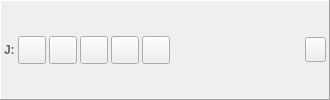
     <widget class="QFrame" name="horizontalFrame_10">
      <property name="enabled">
       <bool>true</bool>
      </property>
      <property name="sizePolicy">
       <sizepolicy hsizetype="Expanding" vsizetype="Fixed">
        <horstretch>0</horstretch>
        <verstretch>0</verstretch>
       </sizepolicy>
      </property>
      <property name="minimumSize">
       <size>
        <width>330</width>
        <height>0</height>
       </size>
      </property>
      <property name="contextMenuPolicy">
       <enum>Qt::ActionsContextMenu</enum>
      </property>
      <property name="autoFillBackground">
       <bool>false</bool>
      </property>
      <property name="frameShape">
       <enum>QFrame::Panel</enum>
      </property>
      <property name="frameShadow">
       <enum>QFrame::Raised</enum>
      </property>
      <layout class="QHBoxLayout" name="horizontalLayout_10">
       <property name="spacing">
        <number>3</number>
       </property>
       <property name="leftMargin">
        <number>3</number>
       </property>
       <property name="topMargin">
        <number>3</number>
       </property>
       <property name="rightMargin">
        <number>3</number>
       </property>
       <property name="bottomMargin">
        <number>3</number>
       </property>
       <item>
        <widget class="QLabel" name="label_24">
         <property name="enabled">
          <bool>true</bool>
         </property>
         <property name="sizePolicy">
          <sizepolicy hsizetype="Fixed" vsizetype="Fixed">
           <horstretch>0</horstretch>
           <verstretch>0</verstretch>
          </sizepolicy>
         </property>
         <property name="palette">
          <palette>
           <active>
            <colorrole role="WindowText">
             <brush brushstyle="SolidPattern">
              <color alpha="255">
               <red>104</red>
               <green>104</green>
               <blue>104</blue>
              </color>
             </brush>
            </colorrole>
           </active>
           <inactive>
            <colorrole role="WindowText">
             <brush brushstyle="SolidPattern">
              <color alpha="255">
               <red>104</red>
               <green>104</green>
               <blue>104</blue>
              </color>
             </brush>
            </colorrole>
           </inactive>
           <disabled>
            <colorrole role="WindowText">
             <brush brushstyle="SolidPattern">
              <color alpha="255">
               <red>120</red>
               <green>120</green>
               <blue>120</blue>
              </color>
             </brush>
            </colorrole>
           </disabled>
          </palette>
         </property>
         <property name="font">
          <font>
           <weight>75</weight>
           <bold>true</bold>
          </font>
         </property>
         <property name="text">
          <string>J:</string>
         </property>
         <property name="margin">
          <number>5</number>
         </property>
        </widget>
       </item>
       <item>
        <widget class="QToolButton" name="buttonMountDisk_10">
         <property name="enabled">
          <bool>true</bool>
         </property>
         <property name="minimumSize">
          <size>
           <width>28</width>
           <height>28</height>
          </size>
         </property>
         <property name="maximumSize">
          <size>
           <width>28</width>
           <height>28</height>
          </size>
         </property>
        </widget>
       </item>
       <item>
        <widget class="QToolButton" name="buttonMountFolder_10">
         <property name="enabled">
          <bool>true</bool>
         </property>
         <property name="minimumSize">
          <size>
           <width>28</width>
           <height>28</height>
          </size>
         </property>
         <property name="maximumSize">
          <size>
           <width>28</width>
           <height>28</height>
          </size>
         </property>
        </widget>
       </item>
       <item>
        <widget class="QToolButton" name="buttonSave_10">
         <property name="enabled">
          <bool>true</bool>
         </property>
         <property name="minimumSize">
          <size>
           <width>28</width>
           <height>28</height>
          </size>
         </property>
         <property name="maximumSize">
          <size>
           <width>28</width>
           <height>28</height>
          </size>
         </property>
         <property name="checkable">
          <bool>true</bool>
         </property>
        </widget>
       </item>
       <item>
        <widget class="QToolButton" name="autoSave_10">
         <property name="enabled">
          <bool>true</bool>
         </property>
         <property name="minimumSize">
          <size>
           <width>28</width>
           <height>28</height>
          </size>
         </property>
         <property name="maximumSize">
          <size>
           <width>28</width>
           <height>28</height>
          </size>
         </property>
         <property name="text">
          <string/>
         </property>
         <property name="checkable">
          <bool>false</bool>
         </property>
        </widget>
       </item>
       <item>
        <widget class="QToolButton" name="buttonEditDisk_10">
         <property name="enabled">
          <bool>true</bool>
         </property>
         <property name="minimumSize">
          <size>
           <width>28</width>
           <height>28</height>
          </size>
         </property>
         <property name="maximumSize">
          <size>
           <width>28</width>
           <height>28</height>
          </size>
         </property>
         <property name="checkable">
          <bool>false</bool>
         </property>
        </widget>
       </item>
       <item>
        <layout class="QVBoxLayout" name="verticalLayout_10">
         <property name="spacing">
          <number>0</number>
         </property>
         <property name="leftMargin">
          <number>5</number>
         </property>
         <property name="rightMargin">
          <number>5</number>
         </property>
         <item>
          <widget class="QLabel" name="labelFileName_10">
           <property name="enabled">
            <bool>true</bool>
           </property>
           <property name="sizePolicy">
            <sizepolicy hsizetype="Ignored" vsizetype="Fixed">
             <horstretch>0</horstretch>
             <verstretch>0</verstretch>
            </sizepolicy>
           </property>
           <property name="autoFillBackground">
            <bool>false</bool>
           </property>
           <property name="text">
            <string/>
           </property>
           <property name="textFormat">
            <enum>Qt::PlainText</enum>
           </property>
           <property name="wordWrap">
            <bool>false</bool>
           </property>
          </widget>
         </item>
         <item>
          <widget class="QLabel" name="labelImageProperties_10">
           <property name="enabled">
            <bool>true</bool>
           </property>
           <property name="sizePolicy">
            <sizepolicy hsizetype="Preferred" vsizetype="Fixed">
             <horstretch>0</horstretch>
             <verstretch>0</verstretch>
            </sizepolicy>
           </property>
           <property name="palette">
            <palette>
             <active>
              <colorrole role="WindowText">
               <brush brushstyle="SolidPattern">
                <color alpha="255">
                 <red>128</red>
                 <green>128</green>
                 <blue>128</blue>
                </color>
               </brush>
              </colorrole>
              <colorrole role="Mid">
               <brush brushstyle="SolidPattern">
                <color alpha="255">
                 <red>157</red>
                 <green>155</green>
                 <blue>144</blue>
                </color>
               </brush>
              </colorrole>
             </active>
             <inactive>
              <colorrole role="WindowText">
               <brush brushstyle="SolidPattern">
                <color alpha="255">
                 <red>128</red>
                 <green>128</green>
                 <blue>128</blue>
                </color>
               </brush>
              </colorrole>
              <colorrole role="Mid">
               <brush brushstyle="SolidPattern">
                <color alpha="255">
                 <red>157</red>
                 <green>155</green>
                 <blue>144</blue>
                </color>
               </brush>
              </colorrole>
             </inactive>
             <disabled>
              <colorrole role="WindowText">
               <brush brushstyle="SolidPattern">
                <color alpha="255">
                 <red>118</red>
                 <green>116</green>
                 <blue>108</blue>
                </color>
               </brush>
              </colorrole>
              <colorrole role="Mid">
               <brush brushstyle="SolidPattern">
                <color alpha="255">
                 <red>157</red>
                 <green>155</green>
                 <blue>144</blue>
                </color>
               </brush>
              </colorrole>
             </disabled>
            </palette>
           </property>
           <property name="textFormat">
            <enum>Qt::PlainText</enum>
           </property>
           <property name="alignment">
            <set>Qt::AlignLeading|Qt::AlignLeft|Qt::AlignVCenter</set>
           </property>
           <property name="wordWrap">
            <bool>false</bool>
           </property>
          </widget>
         </item>
        </layout>
       </item>
       <item>
        <widget class="QToolButton" name="buttonEject_10">
         <property name="enabled">
          <bool>true</bool>
         </property>
         <property name="minimumSize">
          <size>
           <width>21</width>
           <height>25</height>
          </size>
         </property>
         <property name="maximumSize">
          <size>
           <width>21</width>
           <height>25</height>
          </size>
         </property>
        </widget>
       </item>
      </layout>
     </widget>
